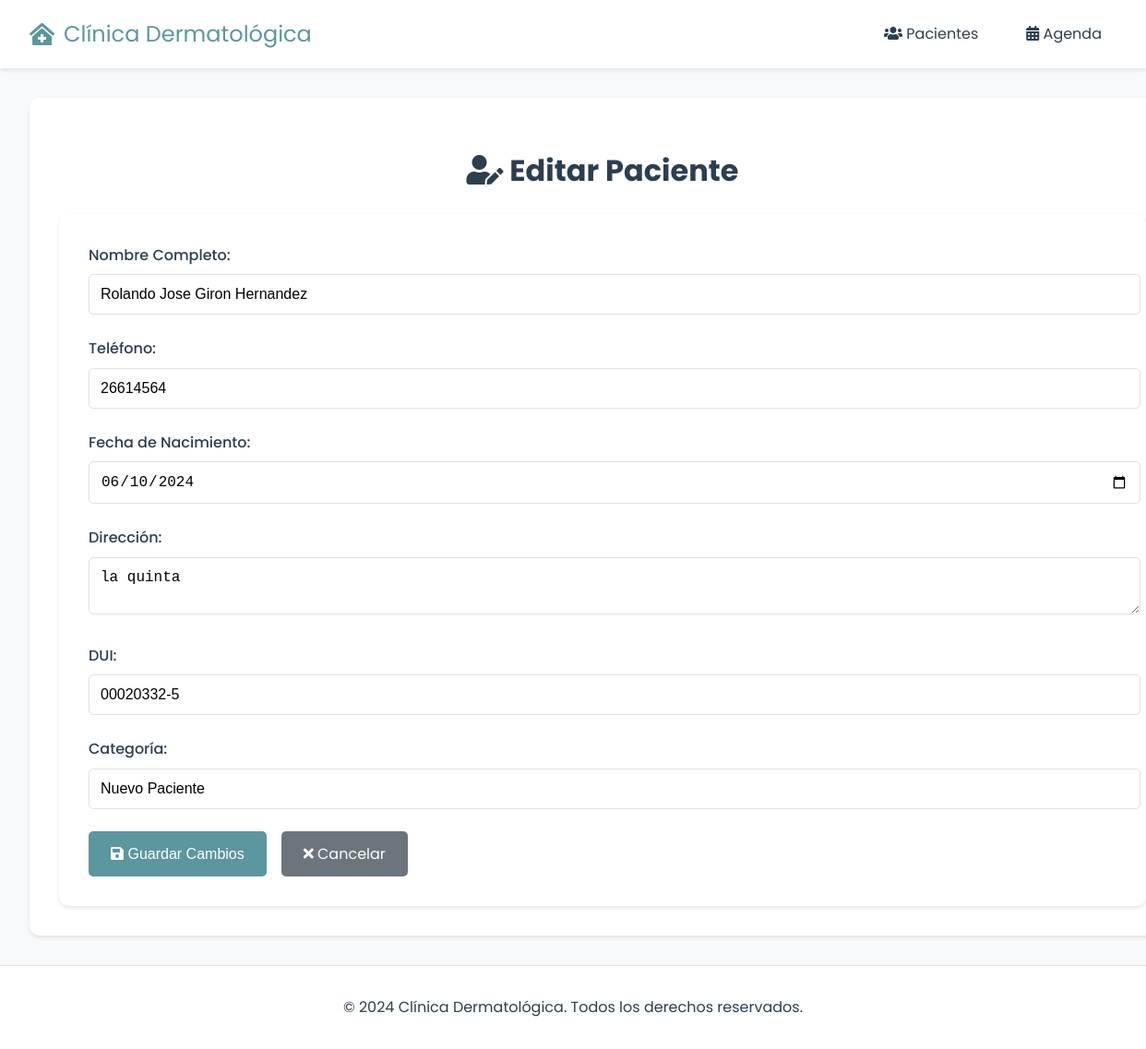
The page /pacientes/edit/4 on the database its author committed.
### app.py (models this page shows, shortened)
class Paciente(db.Model):
    id = db.Column(db.Integer, primary_key=True)
    nombre = db.Column(db.String(200), nullable=False)
    dui = db.Column(db.String(10), unique=True, nullable=False)
    telefono = db.Column(db.String(20))
    fecha_nacimiento = db.Column(db.Date)
    direccion = db.Column(db.String(300))
    fecha_registro = db.Column(db.DateTime, default=datetime.utcnow)
    categoria_id = db.Column(db.Integer, db.ForeignKey('categoria.id'), nullable=False)
    categoria = db.relationship('Categoria', backref='pacientes')
    visitas = db.relationship('Visita', backref='paciente', lazy=True)

class Categoria(db.Model):
    id = db.Column(db.Integer, primary_key=True)
    nombre = db.Column(db.String(100), unique=True, nullable=False)

### app.py (the view, shortened to what this page needs)
@app.route('/pacientes/edit/<int:id>', methods=['GET', 'POST'])
def editar_paciente(id):
    paciente = Paciente.query.get_or_404(id)
    categorias = Categoria.query.order_by(Categoria.nombre).all()
    return render_template('pacientes/edit.html', paciente=paciente, categorias=categorias)

### templates/pacientes/edit.html (shortened to what this page needs)
{% extends 'base.html' %}
{% block body %}
<div class="content">
    <h1 class="text-center">
        <i class="fas fa-user-edit"></i>
        Editar Paciente
    </h1>
    <div class="form">
        <form action="/pacientes/edit/{{paciente.id}}" method="POST">
            <div class="form-group">
                <label for="nombre">Nombre Completo:</label>
                <input type="text" name="nombre" id="nombre"
                       value="{{ paciente.nombre }}" required>
            </div>
            <div class="form-group">
                <label for="telefono">Teléfono:</label>
                <input type="tel" name="telefono" id="telefono"
                       value="{{ paciente.telefono }}">
            </div>
            <div class="form-group">
                <label for="fecha_nacimiento">Fecha de Nacimiento:</label>
                <input type="date" name="fecha_nacimiento" id="fecha_nacimiento"
                       value="{{ paciente.fecha_nacimiento.strftime('%Y-%m-%d') }}" required>
            </div>
            <div class="form-group">
                <label for="direccion">Dirección:</label>
                <textarea name="direccion" id="direccion">{{ paciente.direccion }}</textarea>
            </div>
            <div class="form-group">
                <label for="dui">DUI:</label>
                <input type="text" name="dui" id="dui" required
                       value="{{ paciente.dui }}"
                       pattern="\d{8}-\d" title="Formato: NNNNNNNN-N (ejemplo: 02786711-9)">
            </div>
            <div class="form-group">
                <label for="categoria">Categoría:</label>
                <input type="text" name="categoria" id="categoria" required
                       list="categorias-list" value="{{ paciente.categoria.nombre }}"
                       placeholder="Seleccione o escriba una categoría">
            </div>
            <div class="button-group">
                <button type="submit" class="btn btn-primary">
                    <i class="fas fa-save"></i> Guardar Cambios
                </button>
                <a href="/pacientes" class="btn btn-secondary">
                    <i class="fas fa-times"></i> Cancelar
                </a>
            </div>
        </form>
    </div>
</div>
{% endblock %}

### static/css/main.css (style rules this page uses)
:root { --primary-color: #f8d7da; --secondary-color: #e3f2fd; --accent-color: #5c969e; --text-color: #2c3e50; --border-color: #dee2e6; --success-color: #4CAF50; --danger-color: #dc3545; }
body, html { margin: 0; padding: 0; font-family: 'Poppins', sans-serif; background-color: #f8f9fa; color: var(--text-color); line-height: 1.6; }
.content { background-color: white; border-radius: 10px; box-shadow: 0 2px 4px rgba(0,0,0,0.1); padding: 2rem; margin-bottom: 2rem; width: 100%; }
.form { background-color: white; padding: 2rem; border-radius: 10px; box-shadow: 0 2px 4px rgba(0,0,0,0.1); }
.form-group { margin-bottom: 1.5rem; }
.form-group label { display: block; margin-bottom: 0.5rem; color: var(--text-color); font-weight: 500; }
.form-group input[type="text"], .form-group input[type="tel"], .form-group input[type="date"], .form-group input[type="number"], .form-group textarea { width: 100%; padding: 0.75rem; border: 1px solid var(--border-color); border-radius: 5px; font-size: 1rem; transition: border-color 0.3s ease; }
.btn-secondary { background-color: #6c757d; color: white; }
.btn { padding: 0.75rem 1.5rem; border: none; border-radius: 5px; cursor: pointer; font-size: 1rem; transition: all 0.3s ease; }
.btn-primary { background-color: var(--accent-color); color: white; }
a { color: var(--accent-color); text-decoration: none; transition: all 0.3s ease; }
.text-center { text-align: center; }
.button-group { display: flex; gap: 1rem; margin-top: 1rem; }

### rows shown on the page
Paciente: nombre "Rolando Jose Giron Hernandez", telefono "26614564", fecha_nacimiento "06/10/2024", direccion "la quinta", dui "00020332-5"
Categoria: categoria "Nuevo Paciente"
